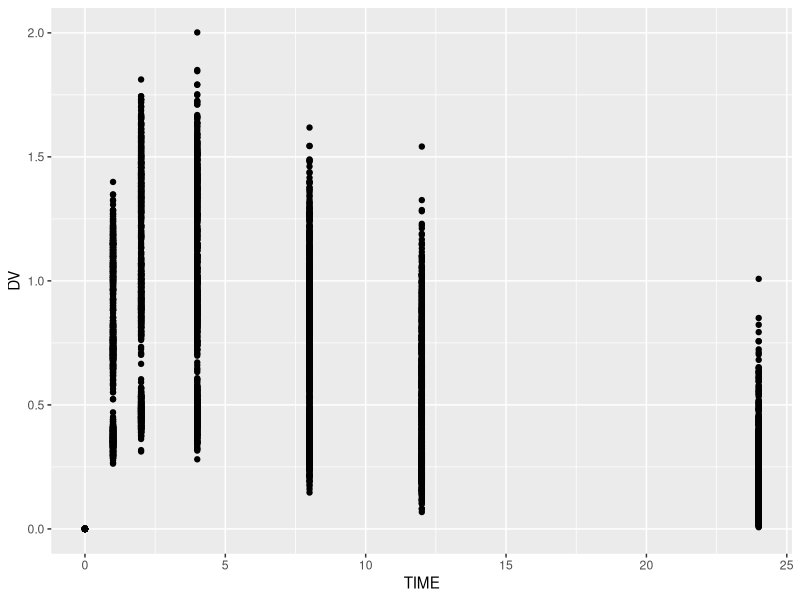
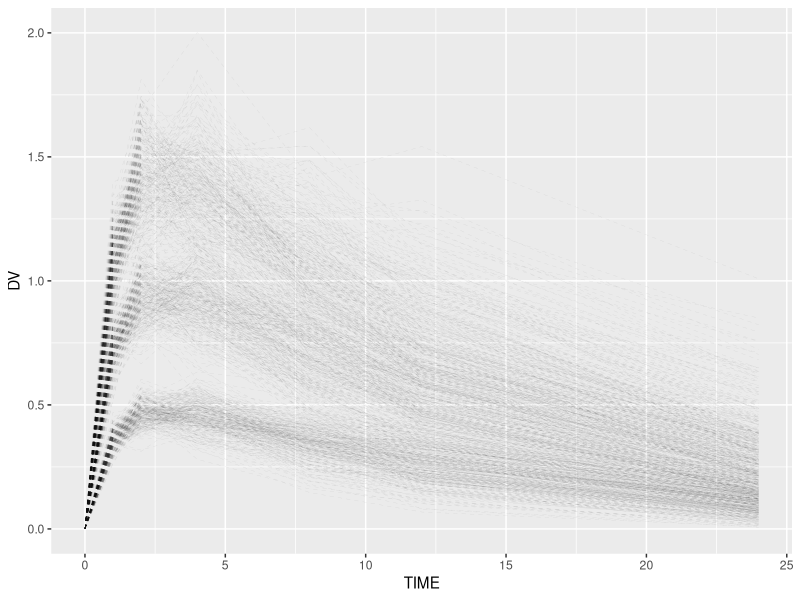
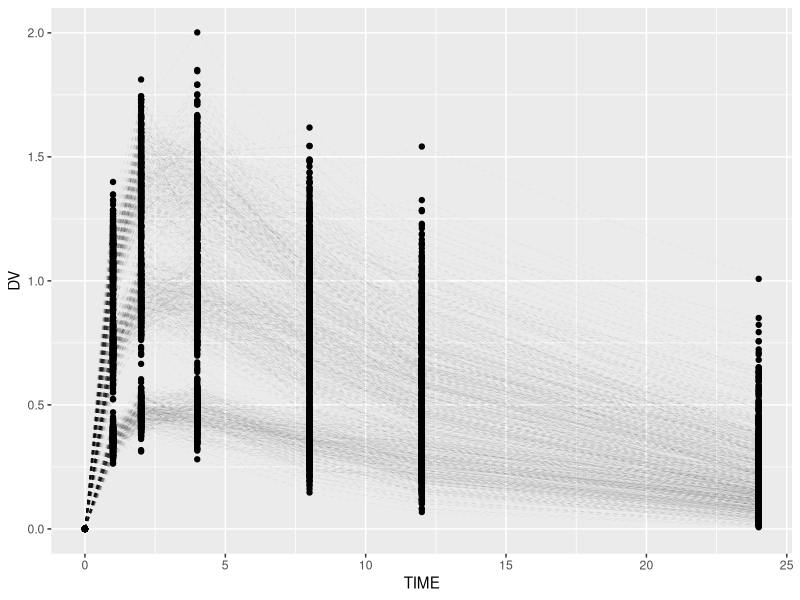
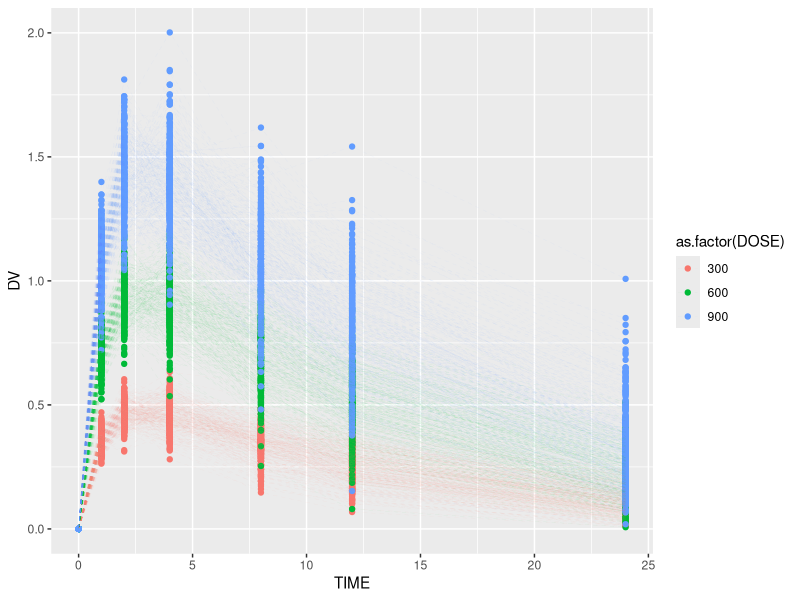
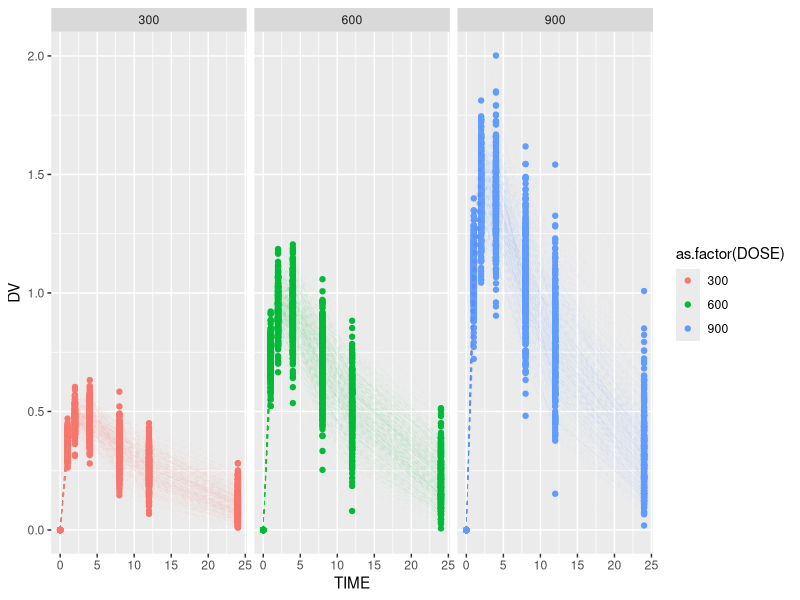
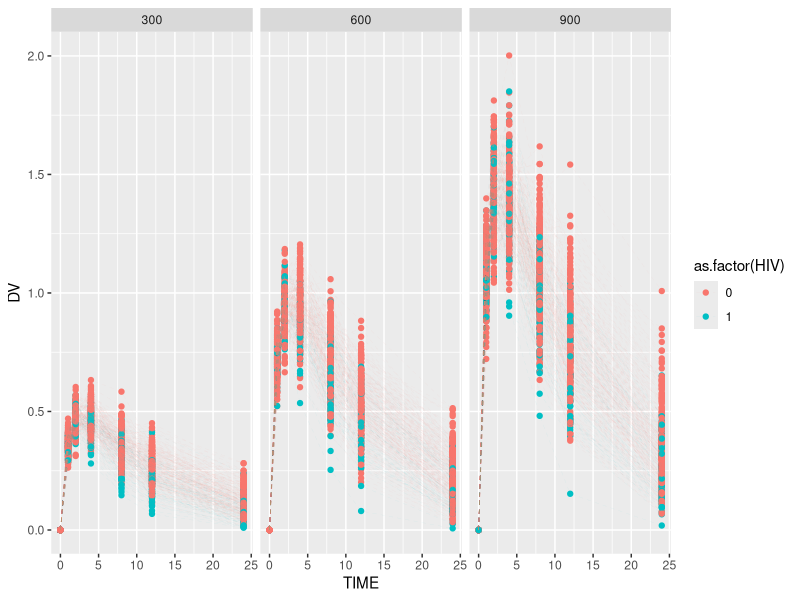
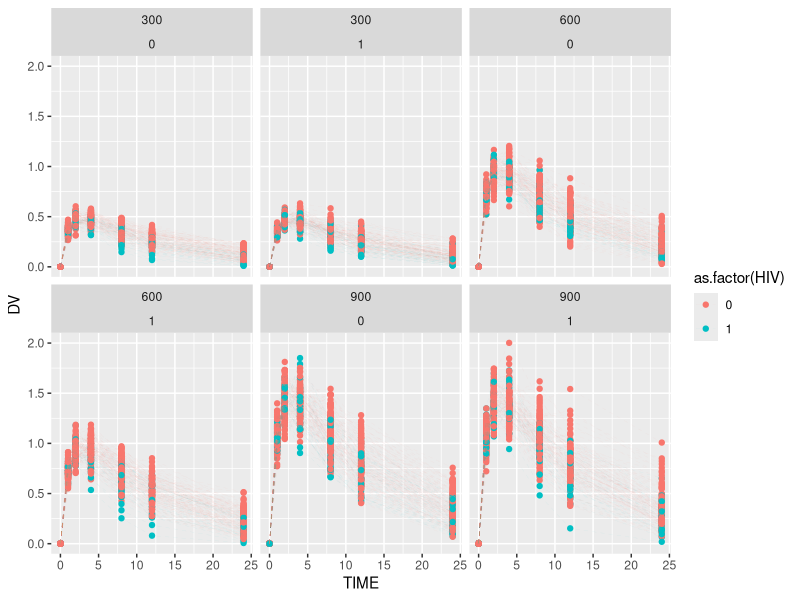
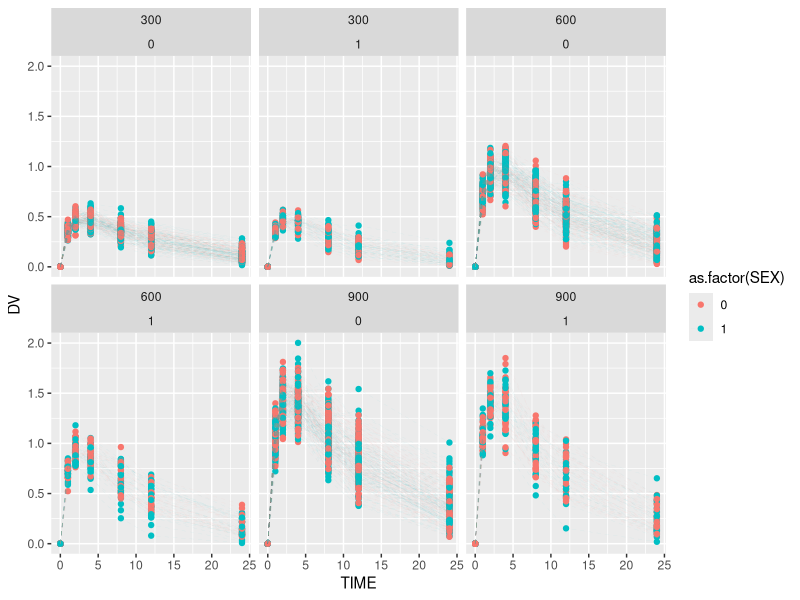

Write the R code that produced these figures, in order.
## ---- chunk 1
knitr::opts_chunk$set(echo = TRUE)
## ---- chunk 2
#Comment out if you've already installed them
#install.packages("dplyr")
#install.packages("tidyr")
#install.packages("ggplot2")

#Load libraries
library(dplyr)
library(tidyr)
library(ggplot2)
## ---- chunk 3
#setwd("~/Documents/Courses/Bootcamp/bootcamp_2020/")
PKdata <- read.csv("simtab.csv")

#Let's take a glimpse at your dataset
head(PKdata)
#Alternatively, click on PKdata in your Global Environment toolbar on the right

#Let's open up the data dictionary too, it's always good practice to know your dataset

## ---- chunk 4
#You can select specific columns using select()
#Let's de-identify our dataset by selecting the columns we want
deidentified <- select(PKdata, ID, TIME, DV, DOSE, HT, BW, SEX, HIV)
head(deidentified)

#You can also do this by "subtracting" the columns you don't want with -
deidentified <- select(PKdata, -PT_BIRTHDATE, -PT_ADDRESS, -PT_USUBJID)
head(deidentified)

#You can also search through your columns with helpers: contains(), starts_with(), ends_with()
What_did_this_do <- select(PKdata, ends_with("V"))
head(What_did_this_do)
#Write your answer commented out below:
#removed all columns that end with V

#Can you use helpers to create the same deidentified dataset?
deidentified <- select(PKdata, -starts_with("PT"))
head(deidentified)


## ---- chunk 5
#You can filter out specific rows using filter()
#For example, selecting all patients who received a specific dose
Dosed_600 <- filter(PKdata, DOSE == 600)
head(Dosed_600)

#You can use any logical function in R to designate your filter criteria
# > greater than, <= greater equal than
# < less than, <= lesser equal than
# ! not
# & and
# | or
#Can you filter for patients with body weight greater or equal than 45kg?
WT.GT.45 <- filter(PKdata, BW >= 45)
head(WT.GT.45)

#You can also use & or | to create more complex logical functions
#Let's filter for patients that received a dose greater than or equal to 600 and HIV+
Dosed600up_HIV <- filter(PKdata, DOSE >= 600 & HIV == 1)
head(Dosed600up_HIV)

#Challenge: Filter for patients who received the lowest or highest dose, and is female with HIV or male
#Remember there are always many ways to code something :)
Challenge <- filter(PKdata, DOSE != 600 & (HIV == 1 | SEX == 1))
head(Challenge)

## ---- chunk 6
#arrange() will reorder rows or columns according to your specifications (default from low to high)
#For example in PK data we will often organize our rows by patient ID, then by time.
PKdata <- arrange(PKdata, ID, TIME)
## ---- chunk 7
#Pipes are used to connect the output of one function to the input of another
#Let's deidentify our dataset, filter for 600mg dose, and arrange by id and time all together
Dose_600 <- PKdata %>%
  select( -starts_with("PT")) %>%
  filter(DOSE == 600) %>%
  arrange(ID, TIME)

#Try this one for yourself!
#Let's try filtering for HIV+ or body weight less than 45kg, then...
#we want to see the trough levels of each patient (defined as the 24hr timepoint)  

Trough <-   PKdata %>%
  select( -starts_with("PT")) %>%
  filter(HIV == 1 | BW < 45) %>%
  filter(TIME == 24)

View(Trough)
  
  
## ---- chunk 8
#mutate() can create new columns or alter existing ones
#For example, BMI is often calculated from HT and WT
#BMI = weight(kg)/height(m)^2

PKdata <- PKdata %>%
  mutate(BMI = BW/(HT/39.37)^2) #are the units correct? check the data dictionary!

#Now you try making a new column and converting DV from mg/L into micromoles!
#The drug used here is remdesivir

PKdata<- PKdata %>%
  mutate(Conc_uM = DV/1000/602.6*1000000) #mg/L *1g/1000mg * 1mol/602.6g * 1000000uM/1M


## ---- chunk 9
ggplot(PKdata) + 
  geom_point(aes(x=TIME, y=DV)) ##What are we trying to plot with a PK profile?


#Do you like lines better?
ggplot(PKdata) + 
 geom_line(aes(x=TIME, y=DV,group=factor(ID)),alpha = 0.1, linetype=2,size=0.1)

#Let's put them on the same graph with a +

ggplot(PKdata) + 
 geom_line(aes(x=TIME, y=DV,group=factor(ID)),alpha = 0.1, linetype=2,size=0.1) +
  geom_point(aes(x=TIME, y=DV))

## ---- chunk 10
ggplot(PKdata) + 
  geom_point(aes(x=TIME, y=DV, color = as.factor(DOSE))) + 
  geom_line(aes(x=TIME, y=DV, group=factor(ID), color = as.factor(DOSE)),alpha = 0.1, linetype=2,size=0.1)
## ---- chunk 11
#It's still a little too cluttered
ggplot(PKdata) + 
  geom_point(aes(x=TIME, y=DV, color = as.factor(DOSE))) + 
  geom_line(aes(x=TIME, y=DV, group=factor(ID), color = as.factor(DOSE)),alpha = 0.1, linetype=2,size=0.1) +
  facet_wrap(.~DOSE)
## ---- chunk 12
#Copy and paste from above, and let's plot stratified by HIV status
ggplot(PKdata) + 
  geom_point(aes(x=TIME, y=DV, color = as.factor(HIV))) +
  geom_line(aes(x=TIME, y=DV, group=factor(ID), color = as.factor(HIV)),alpha = 0.1, linetype=2,size=0.1) +
  facet_wrap(.~DOSE)
## ---- chunk 13
#Now let's try adding 2 stratifications: color by HIV and facet_wrap by Dose~SEX. Then try the other way around!
ggplot(PKdata) + 
  geom_point(aes(x=TIME, y=DV, color = as.factor(HIV))) + 
  geom_line(aes(x=TIME, y=DV, group=factor(ID), color = as.factor(HIV)),alpha = 0.1, linetype=2,size=0.1) +
  facet_wrap(DOSE~SEX)

ggplot(PKdata) + 
  geom_point(aes(x=TIME, y=DV, color = as.factor(SEX))) +
  geom_line(aes(x=TIME, y=DV, group=factor(ID), color = as.factor(SEX)),alpha = 0.1, linetype=2,size=0.1) +
  facet_wrap(DOSE~~HIV)

#Challenge: Plot stratified by body weight, one color for above 45kg and another color for below. Make sure to have a legend :)
#Hint: you will need to manipulate your dataframe

PKdata <- PKdata %>%
  mutate(WT_FLAG = ifelse(BW > 45, 1, 0))

ggplot(PKdata) + 
  geom_point(aes(x=TIME, y=DV, color = as.factor(WT_FLAG))) + 
  geom_line(aes(x=TIME, y=DV, group=factor(ID), color = as.factor(WT_FLAG)),alpha = 0.1, linetype=2,size=0.1) +
  facet_wrap(.~DOSE)



## ---- chunk 14
#You can use summarise to calculate means, ranges, standard deviations, quartiles, etc.
Summary_stats <- PKdata %>%
  summarise(c_mean = mean(DV),
            c_stdev = sd(DV),
            BW_mean = mean(BW),
            BW_upper = quantile(BW, probs = 0.975),
            BW_lower = quantile(BW, probs = 0.225))

View(Summary_stats)

## ---- chunk 15
#Let's calculate subpopulation summary statistics
#For example, let's calculate body weight summary statistics by SEX
BW_by_SEX <- PKdata %>%
  group_by(SEX) %>%
  summarise(BW_mean = mean(BW),
            BW_upper = quantile(BW, probs = 0.975),
            BW_lower = quantile(BW, probs = 0.225))

#Let's plot it!
ggplot(BW_by_SEX) +
  geom_point(aes(x=SEX, y=BW_mean)) +
  geom_errorbar((aes(x=SEX, ymin=BW_lower, ymax=BW_upper)))


#An easier way to do it in just ggplot, there are always multiple ways to do the same thing
ggplot(PKdata) +
  geom_boxplot(aes(x=as.factor(SEX), y=BW))
## ---- chunk 16
#Let's start with calculating median and percentile profiles 
Med <- PKdata %>%
  group_by(TIME) %>%
  summarise(median = median(DV),
            upper = quantile(DV, probs=0.975), #Upper 95th percentile
            lower = quantile(DV, probs=0.225)) #Lower 95th percentile

#Let's plot it
ggplot(Med) +
  geom_line(aes(x=TIME, y=median)) +
  geom_ribbon(aes(x=TIME, ymin=lower, ymax=upper), alpha=0.3)
## ---- chunk 17
#Let's do the same thing but subset by DOSE
DOSE_Med <- PKdata %>%
  group_by(DOSE,TIME) %>%
  summarise(median = median(DV),
            upper = quantile(DV, probs=0.975), #Upper 95th percentile
            lower = quantile(DV, probs=0.225)) #Lower 95th percentile

#Let's plot it
ggplot(DOSE_Med) +
  geom_line(aes(x=TIME, y=median, color = as.factor(DOSE))) +
  geom_ribbon(aes(x=TIME, ymin=lower, ymax=upper, fill = as.factor(DOSE)), alpha=0.3)
## ---- chunk 18
#Median PK profiles, subset by HIV

HIV_Med <- PKdata %>%
  group_by(HIV,TIME) %>%
  summarise(median = median(DV),
            upper = quantile(DV, probs=0.975), #Upper 95th percentile
            lower = quantile(DV, probs=0.225)) #Lower 95th percentile

#Let's plot it
ggplot(HIV_Med) +
  geom_line(aes(x=TIME, y=median, color = as.factor(HIV))) +
  geom_ribbon(aes(x=TIME, ymin=lower, ymax=upper, fill = as.factor(HIV)), alpha=0.3)


## ---- chunk 19
#We need to subset by DOSE and HIV
#Prepare the dataset yourself

HIV_Med <- PKdata %>%
  group_by(DOSE, HIV,TIME) %>%
  summarise(median = median(DV),
            upper = quantile(DV, probs=0.975), #Upper 95th percentile
            lower = quantile(DV, probs=0.225)) #Lower 95th percentile

#Let's plot it
ggplot(HIV_Med) +
  geom_line(aes(x=TIME, y=median, color = as.factor(HIV))) +
  geom_ribbon(aes(x=TIME, ymin=lower, ymax=upper, fill = as.factor(HIV)), alpha=0.3) +
  facet_wrap(.~DOSE)

